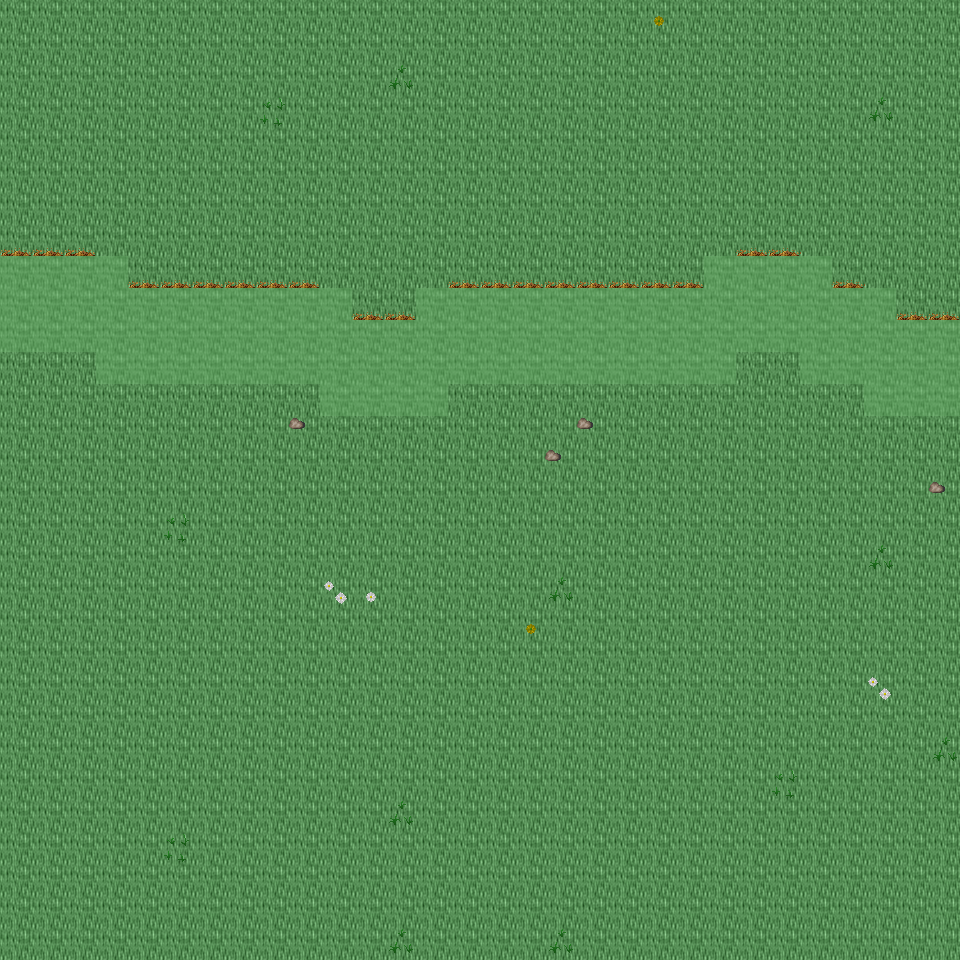

Rendered tile map (Tiled .tmx) drawn with the repository's tilesets; below, a short description and the map source with its tile grids summarised:
An orthogonal 30x30 tile map with 32x32 px tiles, 6 tile layers (Ground, Object, Object2, Above, ...), 45 tilesets and 4 objects (4x mapExit).

<map version="1.0" orientation="orthogonal" renderorder="right-down" width="30" height="30" tilewidth="32" tileheight="32" nextobjectid="5">
  <tileset firstgid="1" name="tileset_ground_ground" tilewidth="32" tileheight="32" tilecount="33" columns="3">
    <image source="../drawable/tileset_ground_ground.png" width="96" height="352" />
  </tileset>
  <tileset firstgid="34" name="tileset_building_castle" tilewidth="32" tileheight="32" tilecount="320" columns="20">
    <image source="../drawable/tileset_building_castle.png" width="640" height="512" />
  </tileset>
  <tileset firstgid="354" name="tileset_ground_water_pool" tilewidth="32" tileheight="32" tilecount="72" columns="3">
    <image source="../drawable/tileset_ground_water_pool.png" width="96" height="768" />
  </tileset>
  <tileset firstgid="426" name="tileset_ground_ridge_earth_dark" tilewidth="32" tileheight="32" tilecount="96" columns="12">
    <image source="../drawable/tileset_ground_ridge_earth_dark.png" width="384" height="256" />
  </tileset>
  <tileset firstgid="522" name="tileset_ground_grass_edges" tilewidth="32" tileheight="32" tilecount="36" columns="12">
    <image source="../drawable/tileset_ground_grass_edges.png" width="384" height="96" />
  </tileset>
  <tileset firstgid="558" name="tileset_ground_earth_edges" tilewidth="32" tileheight="32" tilecount="18" columns="6">
    <image source="../drawable/tileset_ground_earth_edges.png" width="192" height="96" />
  </tileset>
  <tileset firstgid="576" name="tileset_ground_grass_corners" tilewidth="32" tileheight="32" tilecount="24" columns="6">
    <image source="../drawable/tileset_ground_grass_corners.png" width="192" height="128" />
  </tileset>
  <tileset firstgid="600" name="tileset_plant_stump_stump_green" tilewidth="32" tileheight="32" tilecount="4" columns="2">
    <image source="../drawable/tileset_plant_stump_stump_green.png" width="64" height="64" />
  </tileset>
  <tileset firstgid="604" name="tileset_item_pot_barrel" tilewidth="32" tileheight="32" tilecount="2" columns="1">
    <image source="../drawable/tileset_item_pot_barrel.png" width="32" height="64" />
  </tileset>
  <tileset firstgid="606" name="tileset_ground_rock_rocks_2" tilewidth="32" tileheight="32" tilecount="4" columns="2">
    <image source="../drawable/tileset_ground_rock_rocks_2.png" width="64" height="64" />
  </tileset>
  <tileset firstgid="610" name="tileset_ground_ladder_horizontal_dark" tilewidth="32" tileheight="32" tilecount="3" columns="1">
    <image source="../drawable/tileset_ground_ladder_horizontal_dark.png" width="32" height="96" />
  </tileset>
  <tileset firstgid="613" name="tileset_plant_grasses" tilewidth="32" tileheight="32" tilecount="6" columns="3">
    <image source="../drawable/tileset_plant_grasses.png" width="96" height="64" />
  </tileset>
  <tileset firstgid="619" name="tileset_plant_tree_tree_green" tilewidth="32" tileheight="32" tilecount="88" columns="8">
    <image source="../drawable/tileset_plant_tree_tree_green.png" width="256" height="352" />
  </tileset>
  <tileset firstgid="707" name="tileset_ground_water_waterfall" tilewidth="32" tileheight="32" tilecount="120" columns="8">
    <image source="../drawable/tileset_ground_water_waterfall.png" width="256" height="480" />
  </tileset>
  <tileset firstgid="827" name="tileset_plant_flower_daisy_white" tilewidth="32" tileheight="32" tilecount="8" columns="2">
    <image source="../drawable/tileset_plant_flower_daisy_white.png" width="64" height="128" />
  </tileset>
  <tileset firstgid="835" name="tileset_plant_flower_daisy_red" tilewidth="32" tileheight="32" tilecount="8" columns="2">
    <image source="../drawable/tileset_plant_flower_daisy_red.png" width="64" height="128" />
  </tileset>
  <tileset firstgid="843" name="tileset_ground_rock_pebbles" tilewidth="32" tileheight="32" tilecount="3" columns="1">
    <image source="../drawable/tileset_ground_rock_pebbles.png" width="32" height="96" />
  </tileset>
  <tileset firstgid="846" name="tileset_plant_flower_daisy_yellow" tilewidth="32" tileheight="32" tilecount="8" columns="2">
    <image source="../drawable/tileset_plant_flower_daisy_yellow.png" width="64" height="128" />
  </tileset>
  <tileset firstgid="854" name="tileset_building_decoration_longhorn_skull" tilewidth="32" tileheight="32" tilecount="6" columns="3">
    <image source="../drawable/tileset_building_decoration_longhorn_skull.png" width="96" height="64" />
  </tileset>
  <tileset firstgid="860" name="tileset_furniture_light_flames" tilewidth="32" tileheight="32" tilecount="6" columns="6">
    <image source="../drawable/tileset_furniture_light_flames.png" width="192" height="32" />
  </tileset>
  <tileset firstgid="866" name="tileset_plant_stump_stump_brown" tilewidth="32" tileheight="32" tilecount="4" columns="2">
    <image source="../drawable/tileset_plant_stump_stump_brown.png" width="64" height="64" />
  </tileset>
  <tileset firstgid="870" name="tileset_building_decoration_rocks_2" tilewidth="32" tileheight="32" tilecount="2" columns="1">
    <image source="../drawable/tileset_building_decoration_rocks_2.png" width="32" height="64" />
  </tileset>
  <tileset firstgid="872" name="tileset_plant_flower_daisy_blue" tilewidth="32" tileheight="32" tilecount="8" columns="2">
    <image source="../drawable/tileset_plant_flower_daisy_blue.png" width="64" height="128" />
  </tileset>
  <tileset firstgid="880" name="tileset_building_fence_fence_chunky" tilewidth="32" tileheight="32" tilecount="21" columns="3">
    <image source="../drawable/tileset_building_fence_fence_chunky.png" width="96" height="224" />
  </tileset>
  <tileset firstgid="901" name="tileset_ground_water_water_bubbles" tilewidth="32" tileheight="32" tilecount="32" columns="8">
    <image source="../drawable/tileset_ground_water_water_bubbles.png" width="256" height="128" />
  </tileset>
  <tileset firstgid="933" name="tileset_item_statue_grey_stone" tilewidth="32" tileheight="32" tilecount="4" columns="2">
    <image source="../drawable/tileset_item_statue_grey_stone.png" width="64" height="64" />
  </tileset>
  <tileset firstgid="937" name="tileset_plant_tree_tree_darkgreen" tilewidth="32" tileheight="32" tilecount="88" columns="8">
    <image source="../drawable/tileset_plant_tree_tree_darkgreen.png" width="256" height="352" />
  </tileset>
  <tileset firstgid="1025" name="tileset_logic_creature_animal" tilewidth="32" tileheight="32" tilecount="32" columns="8">
    <image source="../drawable/tileset_logic_creature_animal.png" width="256" height="128" />
  </tileset>
  <tileset firstgid="1057" name="tileset_logic_creature_rodent" tilewidth="32" tileheight="32" tilecount="8" columns="8">
    <image source="../drawable/tileset_logic_creature_rodent.png" width="256" height="32" />
  </tileset>
  <tileset firstgid="1065" name="tileset_logic_portal" tilewidth="32" tileheight="32" tilecount="24" columns="8">
    <image source="../drawable/tileset_logic_portal.png" width="256" height="96" />
  </tileset>
  <tileset firstgid="1089" name="tileset_logic_item_mushroom" tilewidth="32" tileheight="32" tilecount="6" columns="6">
    <image source="../drawable/tileset_logic_item_mushroom.png" width="192" height="32" />
  </tileset>
  <tileset firstgid="1095" name="tileset_logic_collision" tilewidth="32" tileheight="32" tilecount="1" columns="1">
    <image source="../drawable/tileset_logic_collision.png" width="32" height="32" />
  </tileset>
  <tileset firstgid="1096" name="tileset_logic_creature_human_little" tilewidth="32" tileheight="32" tilecount="2" columns="2">
    <image source="../drawable/tileset_logic_creature_human_little.png" width="64" height="32" />
  </tileset>
  <tileset firstgid="1098" name="tileset_logic_creature_fairy" tilewidth="32" tileheight="32" tilecount="4" columns="4">
    <image source="../drawable/tileset_logic_creature_fairy.png" width="128" height="32" />
  </tileset>
  <tileset firstgid="1102" name="tileset_logic_item_herb" tilewidth="32" tileheight="32" tilecount="5" columns="5">
    <image source="../drawable/tileset_logic_item_herb.png" width="160" height="32" />
  </tileset>
  <tileset firstgid="1107" name="tileset_object_suspension_bridge" tilewidth="32" tileheight="32" tilecount="24" columns="3">
    <image source="../drawable/tileset_object_suspension_bridge.png" width="96" height="256" />
  </tileset>
  <tileset firstgid="1131" name="tileset_logic_creature_farm_animal" tilewidth="32" tileheight="32" tilecount="16" columns="8">
    <image source="../drawable/tileset_logic_creature_farm_animal.png" width="256" height="64" />
  </tileset>
  <tileset firstgid="1147" name="tileset_ground_green_paving" tilewidth="32" tileheight="32" tilecount="18" columns="3">
    <image source="../drawable/tileset_ground_green_paving.png" width="96" height="192" />
  </tileset>
  <tileset firstgid="1165" name="tileset_logic_protection" tilewidth="32" tileheight="32" tilecount="2" columns="2">
    <image source="../drawable/tileset_logic_protection.png" width="64" height="32" />
  </tileset>
  <tileset firstgid="1167" name="tileset_light_light_5x5" tilewidth="32" tileheight="32" tilecount="25" columns="5">
    <image source="../drawable/tileset_light_light_5x5.png" width="160" height="160" />
  </tileset>
  <tileset firstgid="1192" name="tileset_light_door_light" tilewidth="32" tileheight="32" tilecount="12" columns="3">
    <image source="../drawable/tileset_light_door_light.png" width="96" height="128" />
  </tileset>
  <tileset firstgid="1204" name="tileset_building_huts" tilewidth="32" tileheight="32" tilecount="338" columns="26">
    <image source="../drawable/tileset_building_huts.png" width="832" height="416" />
  </tileset>
  <tileset firstgid="1542" name="tileset_building_chimney_smoke" tilewidth="32" tileheight="32" tilecount="40" columns="4">
    <image source="../drawable/tileset_building_chimney_smoke.png" width="128" height="320" />
  </tileset>
  <tileset firstgid="1582" name="tileset_plant_tree_chestnut_tree" tilewidth="32" tileheight="32" tilecount="20" columns="4">
    <image source="../drawable/tileset_plant_tree_chestnut_tree.png" width="128" height="160" />
  </tileset>
  <tileset firstgid="1602" name="tileset_logic_creature_troll" tilewidth="32" tileheight="32" tilecount="4" columns="4">
    <image source="../drawable/tileset_logic_creature_troll.png" width="128" height="32" />
  </tileset>
  <layer name="Ground" width="30" height="30">
    <data>[900 cells, 900 non-empty, 1 distinct tile ids]</data>
  </layer>
  <layer name="Object" width="30" height="30">
    <data>[900 cells, 96 non-empty, 11 distinct tile ids]</data>
  </layer>
  <layer name="Object2" width="30" height="30">
    <data>[900 cells, 45 non-empty, 7 distinct tile ids]</data>
  </layer>
  <layer name="Above" width="30" height="30">
    <data>[900 cells, 2 non-empty, 1 distinct tile ids]</data>
  </layer>
  <layer name="Above2" width="30" height="30">
    <data>[900 cells, 0 non-empty, 0 distinct tile ids]</data>
  </layer>
  <layer name="Walkable" width="30" height="30">
    <data>[900 cells, 96 non-empty, 1 distinct tile ids]</data>
  </layer>
  <objectgroup name="MapEvents">
    <object id="1" name="north" type="mapExit" x="0" y="0" width="960" height="32">
      <properties>
        <property name="map" value="level_0_x102_y94" />
        <property name="x" value="0" />
        <property name="y" value="28" />
      </properties>
    </object>
    <object id="2" name="south" type="mapExit" x="0" y="928" width="960" height="32">
      <properties>
        <property name="map" value="level_0_x102_y96" />
        <property name="x" value="0" />
        <property name="y" value="1" />
      </properties>
    </object>
    <object id="3" name="east" type="mapExit" x="928" y="0" width="32" height="320">
      <properties>
        <property name="map" value="level_0_x103_y95" />
        <property name="x" value="1" />
        <property name="y" value="0" />
      </properties>
    </object>
    <object id="4" name="east2" type="mapExit" x="928" y="416" width="32" height="544">
      <properties>
        <property name="map" value="level_0_x103_y95" />
        <property name="x" value="1" />
        <property name="y" value="13" />
      </properties>
    </object>
  </objectgroup>
</map>
